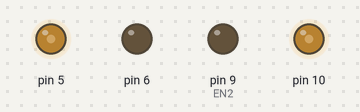
This sketch was run on a simulated Arduino Uno, built with avr-gcc and run on an emulated ATmega328P. On the bench: output pins drawn as LEDs (lit = HIGH).

Above: at 0.05 s.
At 0.3 s:
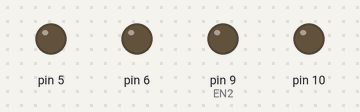
At 0.6 s:
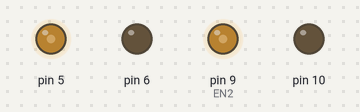
At 0.9 s:
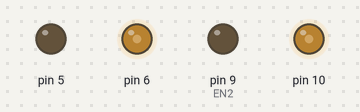
At 1.2 s:
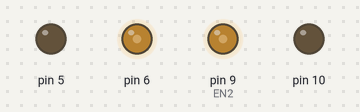
Timing chart, 0 to 3.0 s (numbered marks = the images above):
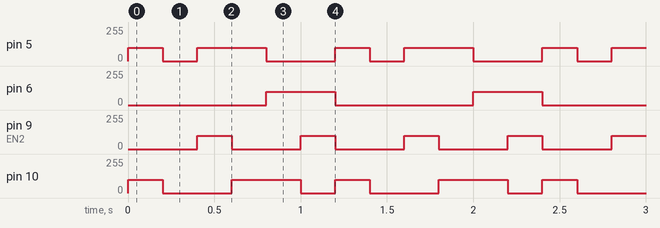

Measured:
- by itself, pin 5: repeats every 1.2 s: 0/255 0.20 s, 100/255 0.40 s, 0/255 0.40 s, 100/255 0.20 s
- by itself, pin 6: alternates 100/255 for 0.40 s and 0/255 for 0.80 s
- by itself, pin 9 (EN2): alternates 100/255 for 0.20 s and 0/255 for 0.40 s
- by itself, pin 10: repeats every 1.2 s: 0/255 0.40 s, 100/255 0.40 s, 0/255 0.20 s, 100/255 0.20 s

The sketch:

Y_MS.ino
```cpp
int EN2= 9 ;
void setup() {
   (EN2,OUTPUT) ;
  pinMode (5, OUTPUT) ;
  pinMode (6, OUTPUT) ;
  pinMode (9, OUTPUT) ;

  pinMode (EN2,OUTPUT);
  pinMode (10, OUTPUT) ;
  }

void forward ()
{
  analogWrite (5,100) ;
   analogWrite (6,0) ;
   analogWrite (9,0) ;
   analogWrite (10,100) ;

  }
  void backward ()
  {
  analogWrite (5,0) ;
 analogWrite (6,100) ;
  analogWrite (9,100) ;
  analogWrite (10,0) ;

    }
    void left ()
    {
   analogWrite (5,100) ;
   analogWrite (6,0) ;
   analogWrite (9,100) ;
   analogWrite (10,0) ;

      }
      void right ()
      {
   analogWrite (5,0) ;
   analogWrite (6,100) ;
   analogWrite (9,0) ;
   analogWrite (10,100) ;

        }
        void stop1 ()
        {
   analogWrite (5,0) ;
  analogWrite (6,0) ;
  analogWrite (9,0) ;
   analogWrite (10,0) ;

          }


void loop() {


  digitalWrite(EN2,HIGH) ;
  forward();
  delay (200) ;
  stop1() ;
  delay (200) ;
  left() ;
  delay (200);
  forward ();
  delay (200) ;
  right() ;
  delay (200) ;
  backward() ;
  delay (200) ;

}
```
